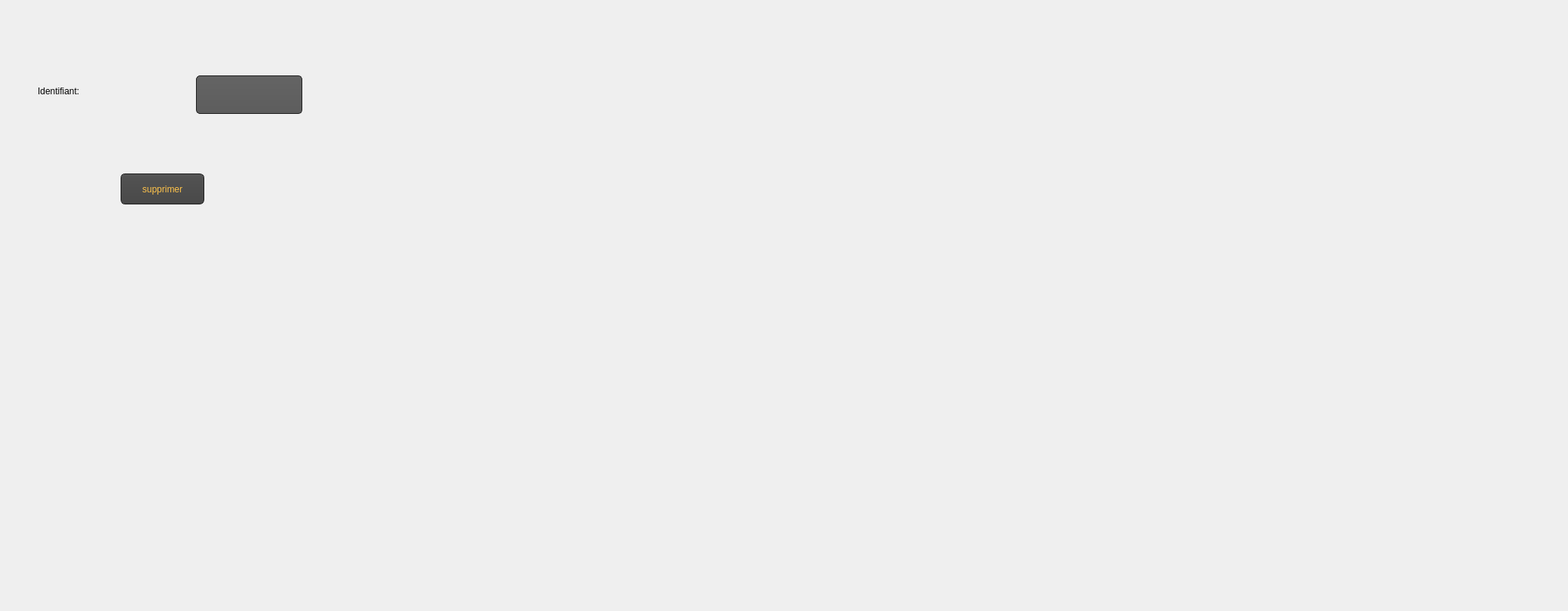
     <widget class="QWidget" name="tab_13">
      <attribute name="title">
       <string>Supprimer</string>
      </attribute>
      <widget class="QLabel" name="label_45">
       <property name="geometry">
        <rect>
         <x>50</x>
         <y>70</y>
         <width>291</width>
         <height>101</height>
        </rect>
       </property>
       <property name="styleSheet">
        <string notr="true">
font: 20pt &quot;MS Shell Dlg 2&quot;;
</string>
       </property>
       <property name="text">
        <string>Identifiant:</string>
       </property>
      </widget>
      <widget class="QLineEdit" name="le_id_supp">
       <property name="geometry">
        <rect>
         <x>260</x>
         <y>100</y>
         <width>141</width>
         <height>51</height>
        </rect>
       </property>
       <property name="styleSheet">
        <string notr="true">QLineEdit
{
color: #ffc34a;
    background-color: QLinearGradient( x1: 0, y1: 0, x2: 0, y2: 1, stop: 0 #ffc34a, stop: 0 #646464, stop: 1 #5d5d5d);
    padding: 1px;
    border-style: solid;
    border: 1px solid #1e1e1e;
    border-radius: 5;
}</string>
       </property>
      </widget>
      <widget class="QPushButton" name="pb_supprimer">
       <property name="geometry">
        <rect>
         <x>160</x>
         <y>230</y>
         <width>111</width>
         <height>41</height>
        </rect>
       </property>
       <property name="styleSheet">
        <string notr="true">QPushButton
{
    color: #ffc34a;
    background-color: QLinearGradient( x1: 0, y1: 0, x2: 0, y2: 1, stop: 0 #565656, stop: 0.1 #525252, stop: 0.5 #4e4e4e, stop: 0.9 #4a4a4a, stop: 1 #464646);
    border-width: 1px;
    border-color: #1e1e1e;
    border-style: solid;
    border-radius: 6;
    padding: 3px;
    font-size: 12px;
    padding-left: 5px;
    padding-right: 5px;
}

QPushButton:pressed
{
    background-color: QLinearGradient( x1: 0, y1: 0, x2: 0, y2: 1, stop: 0 #2d2d2d, stop: 0.1 #2b2b2b, stop: 0.5 #292929, stop: 0.9 #282828, stop: 1 #252525);
}</string>
       </property>
       <property name="text">
        <string>supprimer</string>
       </property>
      </widget>
      <widget class="QLabel" name="label_46">
       <property name="geometry">
        <rect>
         <x>-170</x>
         <y>-50</y>
         <width>2071</width>
         <height>741</height>
        </rect>
       </property>
       <property name="text">
        <string/>
       </property>
       <property name="pixmap">
        <pixmap>../../wallpaperflare.com_wallpaper (1) (1).png</pixmap>
       </property>
      </widget>
      <widget class="QLabel" name="label_47">
       <property name="geometry">
        <rect>
         <x>-15</x>
         <y>-21</y>
         <width>1211</width>
         <height>801</height>
        </rect>
       </property>
       <property name="text">
        <string/>
       </property>
       <property name="pixmap">
        <pixmap>../wallpaperflare.com_wallpaper (1) (1).png</pixmap>
       </property>
      </widget>
      <zorder>label_45</zorder>
      <zorder>label_46</zorder>
      <zorder>label_47</zorder>
      <zorder>le_id_supp</zorder>
      <zorder>pb_supprimer</zorder>
     </widget>
